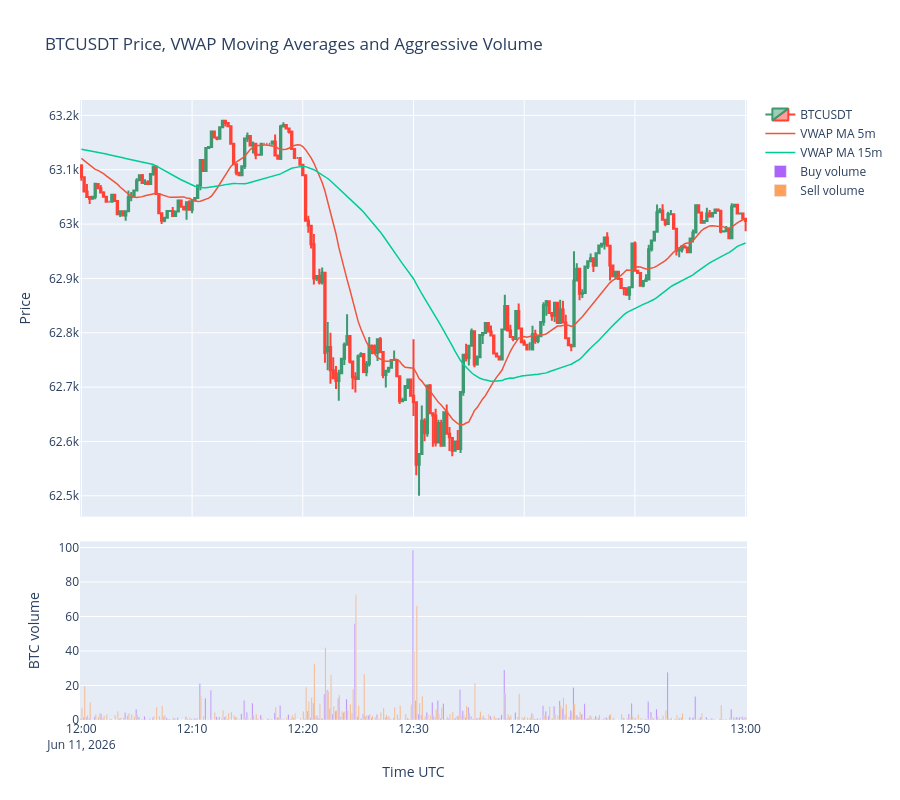

This figure's notebook cell:
### Code cell
# Moving averages over the 15-second VWAP series
df_day["vwap_ma_5m"] = (
    df_day["vwap"]
    .rolling("5min", min_periods=1)
    .mean()
)

df_day["vwap_ma_15m"] = (
    df_day["vwap"]
    .rolling("15min", min_periods=1)
    .mean()
)


sample = df_day.loc[
    "2026-06-11 12:00:00":
    "2026-06-11 13:00:00"
].copy()


fig = make_subplots(
    rows=2,
    cols=1,
    shared_xaxes=True,
    vertical_spacing=0.04,
    row_heights=[0.7, 0.3],
)

fig.add_trace(
    go.Candlestick(
        x=sample.index,
        open=sample["open"],
        high=sample["high"],
        low=sample["low"],
        close=sample["close"],
        name="BTCUSDT",
    ),
    row=1,
    col=1,
)

fig.add_trace(
    go.Scatter(
        x=sample.index,
        y=sample["vwap_ma_5m"],
        mode="lines",
        name="VWAP MA 5m",
        line={"width": 1.5},
    ),
    row=1,
    col=1,
)

fig.add_trace(
    go.Scatter(
        x=sample.index,
        y=sample["vwap_ma_15m"],
        mode="lines",
        name="VWAP MA 15m",
        line={"width": 1.5},
    ),
    row=1,
    col=1,
)

fig.add_trace(
    go.Bar(
        x=sample.index,
        y=sample["buy_volume"],
        name="Buy volume",
    ),
    row=2,
    col=1,
)

fig.add_trace(
    go.Bar(
        x=sample.index,
        y=sample["sell_volume"],
        name="Sell volume",
    ),
    row=2,
    col=1,
)

fig.update_layout(
    title="BTCUSDT Price, VWAP Moving Averages and Aggressive Volume",
    height=800,
    hovermode="x unified",
    barmode="group",
    xaxis_rangeslider_visible=False,
)

fig.update_yaxes(
    title_text="Price",
    row=1,
    col=1,
)

fig.update_yaxes(
    title_text="BTC volume",
    row=2,
    col=1,
)

fig.update_xaxes(
    title_text="Time UTC",
    row=2,
    col=1,
)

fig.show()

### Figure 1 — Plotly figure (JSON) as saved in the notebook; plotly's stock layout.template omitted (floating-point values rounded to 4 significant figures; data arrays with more than 128 entries replaced by an {"elided": "..."} marker saying what was removed)
{"data": [{"close": {"elided": "241 float values"}, "high": {"elided": "241 float values"}, "low": {"elided": "241 float values"}, "name": "BTCUSDT", "open": {"elided": "241 float values"}, "type": "candlestick", "x": {"elided": "241 str values"}, "xaxis": "x", "yaxis": "y"}, {"line": {"width": 1.5}, "mode": "lines", "name": "VWAP MA 5m", "type": "scatter", "x": {"elided": "241 str values"}, "xaxis": "x", "y": {"elided": "241 float values"}, "yaxis": "y"}, {"line": {"width": 1.5}, "mode": "lines", "name": "VWAP MA 15m", "type": "scatter", "x": {"elided": "241 str values"}, "xaxis": "x", "y": {"elided": "241 float values"}, "yaxis": "y"}, {"name": "Buy volume", "type": "bar", "x": {"elided": "241 str values"}, "xaxis": "x2", "y": {"elided": "241 float values"}, "yaxis": "y2"}, {"name": "Sell volume", "type": "bar", "x": {"elided": "241 str values"}, "xaxis": "x2", "y": {"elided": "241 float values"}, "yaxis": "y2"}], "layout": {"barmode": "group", "height": 800, "hovermode": "x unified", "title": {"text": "BTCUSDT Price, VWAP Moving Averages and Aggressive Volume"}, "xaxis": {"anchor": "y", "domain": [0, 1], "matches": "x2", "rangeslider": {"visible": false}, "showticklabels": false}, "xaxis2": {"anchor": "y2", "domain": [0, 1], "title": {"text": "Time UTC"}}, "yaxis": {"anchor": "x", "domain": [0.328, 1.0], "title": {"text": "Price"}}, "yaxis2": {"anchor": "x2", "domain": [0, 0.288], "title": {"text": "BTC volume"}}}}
